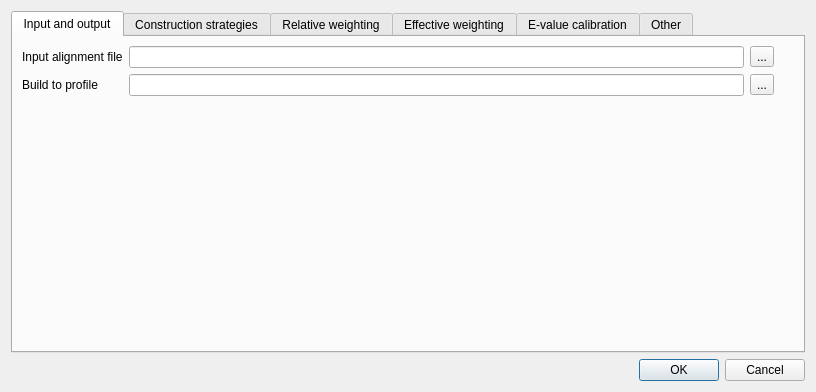
<?xml version="1.0" encoding="UTF-8"?>
<ui version="4.0">
 <class>UHMM3BuildDialog</class>
 <widget class="QDialog" name="UHMM3BuildDialog">
  <property name="geometry">
   <rect>
    <x>0</x>
    <y>0</y>
    <width>816</width>
    <height>392</height>
   </rect>
  </property>
  <property name="minimumSize">
   <size>
    <width>691</width>
    <height>309</height>
   </size>
  </property>
  <property name="windowTitle">
   <string>HMM3 Build</string>
  </property>
  <layout class="QVBoxLayout" name="verticalLayout_11">
   <property name="sizeConstraint">
    <enum>QLayout::SetMinAndMaxSize</enum>
   </property>
   <item>
    <widget class="QTabWidget" name="dlgMainTabWidget">
     <property name="cursor">
      <cursorShape>ArrowCursor</cursorShape>
     </property>
     <property name="tabPosition">
      <enum>QTabWidget::North</enum>
     </property>
     <property name="tabShape">
      <enum>QTabWidget::Rounded</enum>
     </property>
     <property name="currentIndex">
      <number>0</number>
     </property>
     <widget class="QWidget" name="inputAndOutputTab">
      <attribute name="title">
       <string>Input and output</string>
      </attribute>
      <layout class="QGridLayout" name="gridLayout_2">
       <item row="0" column="0">
        <layout class="QVBoxLayout" name="verticalLayout_7">
         <item>
          <layout class="QGridLayout" name="gridLayout">
           <item row="0" column="0">
            <widget class="QLabel" name="maLoadFromFileLabel">
             <property name="text">
              <string>Input alignment file</string>
             </property>
            </widget>
           </item>
           <item row="0" column="1">
            <widget class="QLineEdit" name="maLoadFromFileEdit"/>
           </item>
           <item row="0" column="2">
            <widget class="QToolButton" name="maOpenFileButton">
             <property name="text">
              <string>...</string>
             </property>
            </widget>
           </item>
           <item row="1" column="0">
            <widget class="QLabel" name="outHmmfileLabel">
             <property name="text">
              <string>Build to profile</string>
             </property>
            </widget>
           </item>
           <item row="1" column="1">
            <widget class="QLineEdit" name="outHmmfileEdit"/>
           </item>
           <item row="1" column="2">
            <widget class="QToolButton" name="outHmmfileToolButton">
             <property name="text">
              <string>...</string>
             </property>
            </widget>
           </item>
          </layout>
         </item>
        </layout>
       </item>
       <item row="1" column="1">
        <spacer name="verticalSpacer">
         <property name="orientation">
          <enum>Qt::Vertical</enum>
         </property>
         <property name="sizeHint" stdset="0">
          <size>
           <width>20</width>
           <height>77</height>
          </size>
         </property>
        </spacer>
       </item>
      </layout>
     </widget>
     <widget class="QWidget" name="mcTab">
      <attribute name="title">
       <string>Construction strategies</string>
      </attribute>
      <layout class="QVBoxLayout" name="verticalLayout_2">
       <item>
        <layout class="QVBoxLayout" name="verticalLayout">
         <item>
          <layout class="QHBoxLayout" name="horizontalLayout_2">
           <item>
            <widget class="QRadioButton" name="mcFastRadioButton">
             <property name="sizePolicy">
              <sizepolicy hsizetype="Expanding" vsizetype="Fixed">
               <horstretch>0</horstretch>
               <verstretch>0</verstretch>
              </sizepolicy>
             </property>
             <property name="minimumSize">
              <size>
               <width>100</width>
               <height>0</height>
              </size>
             </property>
             <property name="toolTip">
              <string>assign cols w/ &gt;= symfrac residues as consensus</string>
             </property>
             <property name="text">
              <string>fast</string>
             </property>
             <property name="checked">
              <bool>true</bool>
             </property>
            </widget>
           </item>
           <item>
            <widget class="QLabel" name="mcFastSymfracLabel">
             <property name="toolTip">
              <string/>
             </property>
             <property name="text">
              <string>Sym fraction</string>
             </property>
            </widget>
           </item>
           <item>
            <widget class="QDoubleSpinBox" name="symfracDoubleSpinBox">
             <property name="maximum">
              <double>1.000000000000000</double>
             </property>
             <property name="singleStep">
              <double>0.050000000000000</double>
             </property>
             <property name="value">
              <double>0.500000000000000</double>
             </property>
            </widget>
           </item>
          </layout>
         </item>
         <item>
          <widget class="QRadioButton" name="mcHandRadioButton">
           <property name="toolTip">
            <string>Manual construction</string>
           </property>
           <property name="text">
            <string>Hand (requires reference annotation)</string>
           </property>
          </widget>
         </item>
         <item>
          <layout class="QHBoxLayout" name="horizontalLayout_7">
           <item>
            <widget class="QLabel" name="fragthreshLabel">
             <property name="enabled">
              <bool>false</bool>
             </property>
             <property name="sizePolicy">
              <sizepolicy hsizetype="Expanding" vsizetype="Preferred">
               <horstretch>0</horstretch>
               <verstretch>0</verstretch>
              </sizepolicy>
             </property>
             <property name="text">
              <string>Tag sequence as a fragment, if L &lt; x*&lt;L&gt;, where x is:</string>
             </property>
            </widget>
           </item>
           <item>
            <widget class="QDoubleSpinBox" name="fragThreshDoubleSpinBox">
             <property name="enabled">
              <bool>false</bool>
             </property>
             <property name="maximum">
              <double>1.000000000000000</double>
             </property>
             <property name="singleStep">
              <double>0.100000000000000</double>
             </property>
             <property name="value">
              <double>0.500000000000000</double>
             </property>
            </widget>
           </item>
          </layout>
         </item>
        </layout>
       </item>
       <item>
        <spacer name="verticalSpacer_2">
         <property name="orientation">
          <enum>Qt::Vertical</enum>
         </property>
         <property name="sizeHint" stdset="0">
          <size>
           <width>20</width>
           <height>110</height>
          </size>
         </property>
        </spacer>
       </item>
      </layout>
     </widget>
     <widget class="QWidget" name="rswTab">
      <attribute name="title">
       <string>Relative weighting</string>
      </attribute>
      <layout class="QVBoxLayout" name="verticalLayout_4">
       <item>
        <layout class="QVBoxLayout" name="verticalLayout_3">
         <item>
          <widget class="QRadioButton" name="wpbRSWRadioButton">
           <property name="text">
            <string>Henikoff position-based weights</string>
           </property>
           <property name="checked">
            <bool>true</bool>
           </property>
          </widget>
         </item>
         <item>
          <widget class="QRadioButton" name="wgscRSWRadioButton">
           <property name="sizePolicy">
            <sizepolicy hsizetype="Expanding" vsizetype="Fixed">
             <horstretch>0</horstretch>
             <verstretch>0</verstretch>
            </sizepolicy>
           </property>
           <property name="text">
            <string>Gerstein/Sonnhammer/Chothia tree weights</string>
           </property>
           <property name="checked">
            <bool>false</bool>
           </property>
          </widget>
         </item>
         <item>
          <layout class="QHBoxLayout" name="horizontalLayout_3">
           <item>
            <widget class="QRadioButton" name="wblosumRSWRadioButton">
             <property name="sizePolicy">
              <sizepolicy hsizetype="Expanding" vsizetype="Fixed">
               <horstretch>0</horstretch>
               <verstretch>0</verstretch>
              </sizepolicy>
             </property>
             <property name="minimumSize">
              <size>
               <width>230</width>
               <height>0</height>
              </size>
             </property>
             <property name="text">
              <string>Henikoff simple filter weights</string>
             </property>
            </widget>
           </item>
           <item>
            <widget class="QLabel" name="widRSWLabel">
             <property name="enabled">
              <bool>false</bool>
             </property>
             <property name="text">
              <string>Identity cutoff</string>
             </property>
            </widget>
           </item>
           <item>
            <widget class="QDoubleSpinBox" name="widRSWDoubleSpinBox">
             <property name="enabled">
              <bool>false</bool>
             </property>
             <property name="maximum">
              <double>1.000000000000000</double>
             </property>
             <property name="singleStep">
              <double>0.050000000000000</double>
             </property>
             <property name="value">
              <double>0.620000000000000</double>
             </property>
            </widget>
           </item>
          </layout>
         </item>
         <item>
          <widget class="QRadioButton" name="wnoneRSWRadioButton">
           <property name="text">
            <string>Skip relative weighting; set all to 1</string>
           </property>
          </widget>
         </item>
         <item>
          <widget class="QRadioButton" name="wgivenRSWRadioButton">
           <property name="text">
            <string>Use weights given in alignment file</string>
           </property>
          </widget>
         </item>
        </layout>
       </item>
       <item>
        <spacer name="verticalSpacer_3">
         <property name="orientation">
          <enum>Qt::Vertical</enum>
         </property>
         <property name="sizeHint" stdset="0">
          <size>
           <width>20</width>
           <height>40</height>
          </size>
         </property>
        </spacer>
       </item>
      </layout>
     </widget>
     <widget class="QWidget" name="eswTab">
      <attribute name="title">
       <string>Effective weighting</string>
      </attribute>
      <layout class="QVBoxLayout" name="verticalLayout_9">
       <item>
        <layout class="QVBoxLayout" name="verticalLayout_8">
         <item>
          <widget class="QRadioButton" name="eentESWRadioButton">
           <property name="text">
            <string>Adjust effective sequence number to achieve relative entropy target</string>
           </property>
           <property name="checked">
            <bool>true</bool>
           </property>
          </widget>
         </item>
         <item>
          <layout class="QHBoxLayout" name="horizontalLayout_4">
           <item>
            <spacer name="horizontalSpacer_8">
             <property name="orientation">
              <enum>Qt::Horizontal</enum>
             </property>
             <property name="sizeType">
              <enum>QSizePolicy::Fixed</enum>
             </property>
             <property name="sizeHint" stdset="0">
              <size>
               <width>18</width>
               <height>20</height>
              </size>
             </property>
            </spacer>
           </item>
           <item>
            <widget class="QLabel" name="ereLabel">
             <property name="sizePolicy">
              <sizepolicy hsizetype="Expanding" vsizetype="Preferred">
               <horstretch>0</horstretch>
               <verstretch>0</verstretch>
              </sizepolicy>
             </property>
             <property name="text">
              <string>Minimum relative entropy/position</string>
             </property>
            </widget>
           </item>
           <item>
            <widget class="QDoubleSpinBox" name="ereESWDoubleSpinBox">
             <property name="enabled">
              <bool>true</bool>
             </property>
             <property name="minimum">
              <double>0.000000000000000</double>
             </property>
             <property name="maximum">
              <double>999999999.000000000000000</double>
             </property>
             <property name="value">
              <double>0.000000000000000</double>
             </property>
            </widget>
           </item>
          </layout>
         </item>
         <item>
          <layout class="QHBoxLayout" name="horizontalLayout_6">
           <item>
            <spacer name="horizontalSpacer_9">
             <property name="orientation">
              <enum>Qt::Horizontal</enum>
             </property>
             <property name="sizeType">
              <enum>QSizePolicy::Fixed</enum>
             </property>
             <property name="sizeHint" stdset="0">
              <size>
               <width>18</width>
               <height>20</height>
              </size>
             </property>
            </spacer>
           </item>
           <item>
            <widget class="QLabel" name="esigmaLabel">
             <property name="enabled">
              <bool>true</bool>
             </property>
             <property name="sizePolicy">
              <sizepolicy hsizetype="Expanding" vsizetype="Preferred">
               <horstretch>0</horstretch>
               <verstretch>0</verstretch>
              </sizepolicy>
             </property>
             <property name="text">
              <string>Sigma parameter</string>
             </property>
            </widget>
           </item>
           <item>
            <widget class="QDoubleSpinBox" name="esigmaDoubleSpinBox">
             <property name="enabled">
              <bool>true</bool>
             </property>
             <property name="minimum">
              <double>0.010000000000000</double>
             </property>
             <property name="maximum">
              <double>999999999.000000000000000</double>
             </property>
             <property name="value">
              <double>45.000000000000000</double>
             </property>
            </widget>
           </item>
          </layout>
         </item>
         <item>
          <layout class="QHBoxLayout" name="horizontalLayout_8">
           <item>
            <widget class="QRadioButton" name="eclustESWRadioButton">
             <property name="sizePolicy">
              <sizepolicy hsizetype="Expanding" vsizetype="Fixed">
               <horstretch>0</horstretch>
               <verstretch>0</verstretch>
              </sizepolicy>
             </property>
             <property name="text">
              <string>Use number of single linkage clusters as effective</string>
             </property>
            </widget>
           </item>
           <item>
            <widget class="QLabel" name="eidESWLabel">
             <property name="enabled">
              <bool>false</bool>
             </property>
             <property name="text">
              <string>Fractional identity cutoff</string>
             </property>
            </widget>
           </item>
           <item>
            <widget class="QDoubleSpinBox" name="eidESWDoubleSpinBox">
             <property name="enabled">
              <bool>false</bool>
             </property>
             <property name="maximum">
              <double>1.000000000000000</double>
             </property>
             <property name="singleStep">
              <double>0.050000000000000</double>
             </property>
             <property name="value">
              <double>0.620000000000000</double>
             </property>
            </widget>
           </item>
          </layout>
         </item>
         <item>
          <widget class="QRadioButton" name="enoneESWRadioButton">
           <property name="text">
            <string>Use number of sequences as effective</string>
           </property>
          </widget>
         </item>
         <item>
          <layout class="QHBoxLayout" name="horizontalLayout_5">
           <item>
            <widget class="QRadioButton" name="esetESWRadioButton">
             <property name="sizePolicy">
              <sizepolicy hsizetype="Expanding" vsizetype="Fixed">
               <horstretch>0</horstretch>
               <verstretch>0</verstretch>
              </sizepolicy>
             </property>
             <property name="text">
              <string>Effective sequence number for all models to</string>
             </property>
            </widget>
           </item>
           <item>
            <widget class="QDoubleSpinBox" name="esetESWDoubleSpinBox">
             <property name="enabled">
              <bool>false</bool>
             </property>
             <property name="minimum">
              <double>0.010000000000000</double>
             </property>
             <property name="maximum">
              <double>999999999.000000000000000</double>
             </property>
            </widget>
           </item>
          </layout>
         </item>
        </layout>
       </item>
       <item>
        <spacer name="verticalSpacer_4">
         <property name="orientation">
          <enum>Qt::Vertical</enum>
         </property>
         <property name="sizeHint" stdset="0">
          <size>
           <width>650</width>
           <height>0</height>
          </size>
         </property>
        </spacer>
       </item>
      </layout>
     </widget>
     <widget class="QWidget" name="evalCalibratonTab">
      <attribute name="title">
       <string>E-value calibration</string>
      </attribute>
      <layout class="QVBoxLayout" name="verticalLayout_10">
       <item>
        <layout class="QVBoxLayout" name="verticalLayout_5">
         <item>
          <layout class="QHBoxLayout" name="horizontalLayout_17">
           <item>
            <widget class="QLabel" name="emlLabel">
             <property name="enabled">
              <bool>true</bool>
             </property>
             <property name="sizePolicy">
              <sizepolicy hsizetype="Expanding" vsizetype="Preferred">
               <horstretch>0</horstretch>
               <verstretch>0</verstretch>
              </sizepolicy>
             </property>
             <property name="text">
              <string>Length of sequences for MSV Gumbel mu fit</string>
             </property>
            </widget>
           </item>
           <item>
            <widget class="QSpinBox" name="emlSpinBox">
             <property name="enabled">
              <bool>true</bool>
             </property>
             <property name="minimum">
              <number>1</number>
             </property>
             <property name="maximum">
              <number>999999999</number>
             </property>
             <property name="value">
              <number>200</number>
             </property>
            </widget>
           </item>
          </layout>
         </item>
         <item>
          <layout class="QHBoxLayout" name="horizontalLayout_18">
           <item>
            <widget class="QLabel" name="emnLabel">
             <property name="enabled">
              <bool>true</bool>
             </property>
             <property name="sizePolicy">
              <sizepolicy hsizetype="Expanding" vsizetype="Preferred">
               <horstretch>0</horstretch>
               <verstretch>0</verstretch>
              </sizepolicy>
             </property>
             <property name="text">
              <string>Number of sequences for MSV Gumbel mu fit</string>
             </property>
            </widget>
           </item>
           <item>
            <widget class="QSpinBox" name="emnSpinBox">
             <property name="enabled">
              <bool>true</bool>
             </property>
             <property name="minimum">
              <number>1</number>
             </property>
             <property name="maximum">
              <number>999999999</number>
             </property>
             <property name="value">
              <number>200</number>
             </property>
            </widget>
           </item>
          </layout>
         </item>
         <item>
          <layout class="QHBoxLayout" name="horizontalLayout_10">
           <item>
            <widget class="QLabel" name="evlLabel">
             <property name="sizePolicy">
              <sizepolicy hsizetype="Expanding" vsizetype="Preferred">
               <horstretch>0</horstretch>
               <verstretch>0</verstretch>
              </sizepolicy>
             </property>
             <property name="text">
              <string>Length of sequences for Viterbi Gumbel mu fit</string>
             </property>
            </widget>
           </item>
           <item>
            <widget class="QSpinBox" name="evlSpinBox">
             <property name="minimum">
              <number>1</number>
             </property>
             <property name="maximum">
              <number>999999999</number>
             </property>
             <property name="value">
              <number>200</number>
             </property>
            </widget>
           </item>
          </layout>
         </item>
         <item>
          <layout class="QHBoxLayout" name="horizontalLayout_11">
           <item>
            <widget class="QLabel" name="evnLabel">
             <property name="sizePolicy">
              <sizepolicy hsizetype="Expanding" vsizetype="Preferred">
               <horstretch>0</horstretch>
               <verstretch>0</verstretch>
              </sizepolicy>
             </property>
             <property name="text">
              <string>Number of sequences for Viterbi Gumbel mu fit</string>
             </property>
            </widget>
           </item>
           <item>
            <widget class="QSpinBox" name="evnSpinBox">
             <property name="minimum">
              <number>1</number>
             </property>
             <property name="maximum">
              <number>999999999</number>
             </property>
             <property name="value">
              <number>200</number>
             </property>
            </widget>
           </item>
          </layout>
         </item>
         <item>
          <layout class="QHBoxLayout" name="horizontalLayout_12">
           <item>
            <widget class="QLabel" name="eflLabel">
             <property name="sizePolicy">
              <sizepolicy hsizetype="Expanding" vsizetype="Preferred">
               <horstretch>0</horstretch>
               <verstretch>0</verstretch>
              </sizepolicy>
             </property>
             <property name="text">
              <string>Length of sequences for Forward exp tail mu fit</string>
             </property>
            </widget>
           </item>
           <item>
            <widget class="QSpinBox" name="eflSpinBox">
             <property name="minimum">
              <number>1</number>
             </property>
             <property name="maximum">
              <number>999999999</number>
             </property>
             <property name="value">
              <number>100</number>
             </property>
            </widget>
           </item>
          </layout>
         </item>
         <item>
          <layout class="QHBoxLayout" name="horizontalLayout_13">
           <item>
            <widget class="QLabel" name="efnLabel">
             <property name="sizePolicy">
              <sizepolicy hsizetype="Expanding" vsizetype="Preferred">
               <horstretch>0</horstretch>
               <verstretch>0</verstretch>
              </sizepolicy>
             </property>
             <property name="text">
              <string>Number of sequences for Forward exp tail mu fit</string>
             </property>
            </widget>
           </item>
           <item>
            <widget class="QSpinBox" name="efnSpinBox">
             <property name="minimum">
              <number>1</number>
             </property>
             <property name="maximum">
              <number>999999999</number>
             </property>
             <property name="value">
              <number>200</number>
             </property>
            </widget>
           </item>
          </layout>
         </item>
         <item>
          <layout class="QHBoxLayout" name="horizontalLayout_14">
           <item>
            <widget class="QLabel" name="label">
             <property name="sizePolicy">
              <sizepolicy hsizetype="Expanding" vsizetype="Preferred">
               <horstretch>0</horstretch>
               <verstretch>0</verstretch>
              </sizepolicy>
             </property>
             <property name="text">
              <string>Tail mass for Forward exponential tail mu fit</string>
             </property>
            </widget>
           </item>
           <item>
            <widget class="QDoubleSpinBox" name="eftDoubleSpinBox">
             <property name="minimum">
              <double>0.010000000000000</double>
             </property>
             <property name="maximum">
              <double>0.990000000000000</double>
             </property>
             <property name="singleStep">
              <double>0.010000000000000</double>
             </property>
             <property name="value">
              <double>0.040000000000000</double>
             </property>
            </widget>
           </item>
          </layout>
         </item>
        </layout>
       </item>
       <item>
        <spacer name="verticalSpacer_5">
         <property name="orientation">
          <enum>Qt::Vertical</enum>
         </property>
         <property name="sizeHint" stdset="0">
          <size>
           <width>20</width>
           <height>23</height>
          </size>
         </property>
        </spacer>
       </item>
      </layout>
     </widget>
     <widget class="QWidget" name="otherTab">
      <attribute name="title">
       <string>Other</string>
      </attribute>
      <layout class="QVBoxLayout" name="verticalLayout_12">
       <item>
        <layout class="QVBoxLayout" name="verticalLayout_6">
         <item>
          <layout class="QHBoxLayout" name="horizontalLayout_15">
           <item>
            <widget class="QLabel" name="seedLabel">
             <property name="sizePolicy">
              <sizepolicy hsizetype="Expanding" vsizetype="Preferred">
               <horstretch>0</horstretch>
               <verstretch>0</verstretch>
              </sizepolicy>
             </property>
             <property name="text">
              <string>Random generator seed</string>
             </property>
            </widget>
           </item>
           <item>
            <widget class="QSpinBox" name="seedSpinBox">
             <property name="maximum">
              <number>999999999</number>
             </property>
             <property name="value">
              <number>42</number>
             </property>
            </widget>
           </item>
          </layout>
         </item>
         <item>
          <layout class="QHBoxLayout" name="horizontalLayout_16">
           <item>
            <spacer name="horizontalSpacer">
             <property name="orientation">
              <enum>Qt::Horizontal</enum>
             </property>
             <property name="sizeType">
              <enum>QSizePolicy::Fixed</enum>
             </property>
             <property name="sizeHint" stdset="0">
              <size>
               <width>10</width>
               <height>20</height>
              </size>
             </property>
            </spacer>
           </item>
           <item>
            <widget class="QLabel" name="seedAddLabel">
             <property name="sizePolicy">
              <sizepolicy hsizetype="Expanding" vsizetype="Preferred">
               <horstretch>0</horstretch>
               <verstretch>0</verstretch>
              </sizepolicy>
             </property>
             <property name="text">
              <string>* 0 means that one-time arbitrary seed will be used</string>
             </property>
            </widget>
           </item>
          </layout>
         </item>
        </layout>
       </item>
       <item>
        <spacer name="verticalSpacer_6">
         <property name="orientation">
          <enum>Qt::Vertical</enum>
         </property>
         <property name="sizeHint" stdset="0">
          <size>
           <width>20</width>
           <height>107</height>
          </size>
         </property>
        </spacer>
       </item>
      </layout>
     </widget>
    </widget>
   </item>
   <item>
    <widget class="QDialogButtonBox" name="buttonBox">
     <property name="standardButtons">
      <set>QDialogButtonBox::Cancel|QDialogButtonBox::Ok</set>
     </property>
    </widget>
   </item>
  </layout>
 </widget>
 <resources/>
 <connections/>
</ui>
